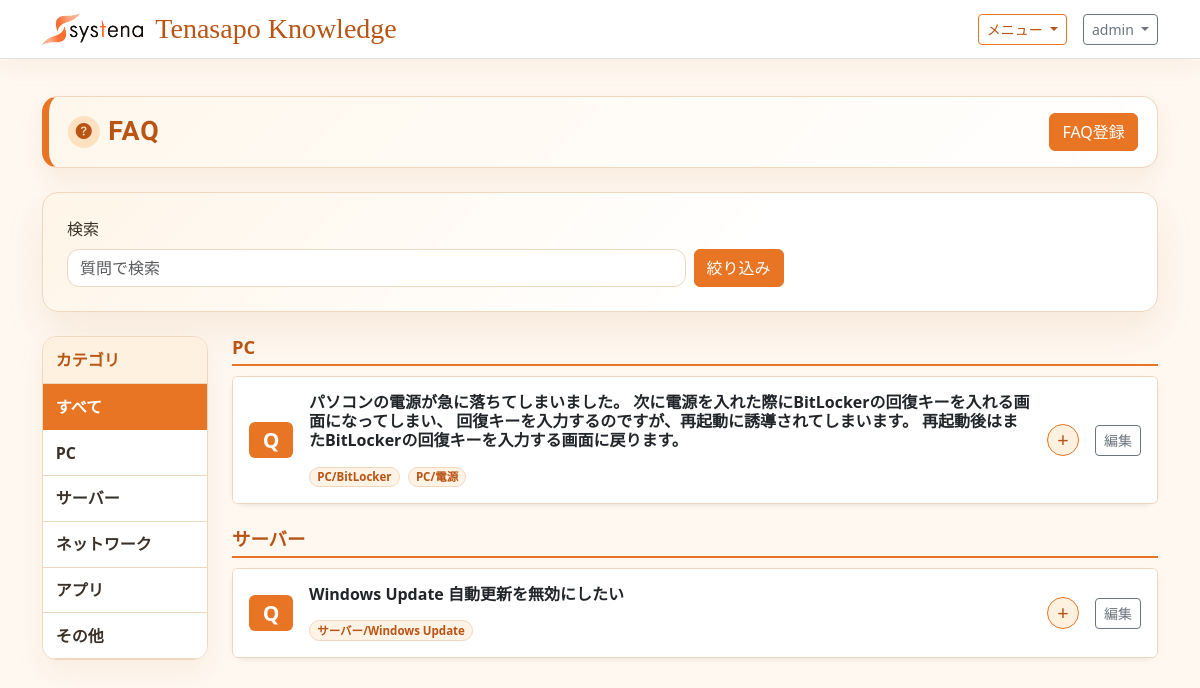
The app's page /faq/ (signed in) with its own data.
### tenasapo_knowledge/models.py (models this page shows, shortened)
class KnowledgeArticle(models.Model):
    title = models.CharField('タイトル', max_length=200)
    category = models.CharField('カテゴリ', max_length=120, blank=True)
    customer = models.ForeignKey(
        Customer,
        on_delete=models.SET_NULL,
        null=True,
        blank=True,
        related_name='articles',
        verbose_name='顧客',
    )
    summary = models.TextField('概要', blank=True)
    body = models.TextField('本文')
    is_published = models.BooleanField('公開', default=True)
    is_approved = models.BooleanField('承認済み', default=True)
    visible_to_customer = models.BooleanField('カスタマーユーザー向け表示', default=True)
    visible_to_systena = models.BooleanField('システナユーザー向け表示', default=True)
    answer_view_count = models.PositiveIntegerField('回答表示回数', default=0)
    published_at = models.DateTimeField('公開日時', default=timezone.now)
    source_published_at = models.DateField('ソース公開日', null=True, blank=True)
    created_by = models.ForeignKey(
        settings.AUTH_USER_MODEL,
        on_delete=models.SET_NULL,
        null=True,
        blank=True,
        related_name='created_knowledge_articles',
        verbose_name='作成者',
    )
    created_by_name = models.CharField('投稿者名', max_length=150, blank=True)
    approved_by = models.ForeignKey(
        settings.AUTH_USER_MODEL,
        on_delete=models.SET_NULL,
        null=True,
        blank=True,
        related_name='approved_knowledge_articles',
        verbose_name='承認者',
    )
    approved_by_name = models.CharField('承認者名', max_length=150, blank=True)
    created_at = models.DateTimeField('作成日時', auto_now_add=True)
    updated_at = models.DateTimeField('更新日時', auto_now=True)
    class Meta:
        verbose_name = 'ナレッジ記事'
        verbose_name_plural = 'ナレッジ記事'
        ordering = ['-published_at', '-created_at']

### tenasapo_knowledge/views.py (the view, shortened to what this page needs)
# urls.py: path('faq/', ArticleListView.as_view(), name='article_list'),
class ArticleListView(ListView):
    model = KnowledgeArticle
    template_name = 'tenasapo_knowledge/article_list.html'
    context_object_name = 'articles'
    def dispatch(self, request, *args, **kwargs):
        record_view_history(
            request,
            'FAQ一覧',
            search_query=request.GET.get('q', '')[:200],
            parent_category=request.GET.get('parent_category', '')[:120],
            category=request.GET.get('category', '')[:120],
        )
        return super().dispatch(request, *args, **kwargs)
    def get_queryset(self):
        queryset = (
            KnowledgeArticle.objects.select_related('customer', 'created_by', 'approved_by')
            .prefetch_related('attachments')
            .filter(is_published=True)
            .annotate(good_count=Count('goods'))
        )
        user = self.request.user
        is_systena_user = in_group(user, SYSTENA_GROUP_NAME)
        is_reviewer_user = in_group(user, REVIEWER_GROUP_NAME)
        if (
            not (user.is_authenticated and (user.is_staff or user.is_superuser))
            and not is_systena_user
            and not is_reviewer_user
        ):
            queryset = queryset.filter(visible_to_customer=True)
            if FAQ_APPROVAL_ENABLED:
                queryset = queryset.filter(is_approved=True)
        query = self.request.GET.get('q')
        if query:
            queryset = queryset.filter(title__icontains=query)
        parent_category = self.request.GET.get('parent_category')
        category = self.request.GET.get('category')
        return queryset.distinct()
    def get_context_data(self, **kwargs):
        context = super().get_context_data(**kwargs)
        can_view_approval_meta = in_group(self.request.user, SYSTENA_GROUP_NAME)
        context['can_use_good'] = is_customer_user(self.request.user)
        context['can_edit_article'] = can_edit_article(self.request.user)
        context['can_view_approval_meta'] = can_view_approval_meta
        liked_article_ids = set(
            ArticleGood.objects.filter(
                user=self.request.user,
                article_id__in=[article.id for article in context['articles']],
            ).values_list('article_id', flat=True)
        )
        for article in context['articles']:
            article.is_gooded = article.id in liked_article_ids
            article.creator_display_name = article.created_by_name or (
                article.created_by.get_username() if article.created_by else ''
            )
            article.approver_display_name = article.approved_by_name or (
                article.approved_by.get_username() if article.approved_by else ''
            )
            article.category_chips = self.split_categories(article.category)
            ordered_attachments = sorted(
                article.attachments.all(),
                key=lambda attachment: (attachment.uploaded_at, attachment.id),
            )
            article.question_images = [
                attachment
                for attachment in ordered_attachments
                if attachment.placement == ArticleAttachment.PLACEMENT_QUESTION
            ]
            article.answer_images = [
                attachment
                for attachment in ordered_attachments
                if attachment.placement == ArticleAttachment.PLACEMENT_ANSWER
            ]
            article.file_attachments = [
                attachment
                for attachment in ordered_attachments
                if attachment.placement == ArticleAttachment.PLACEMENT_ATTACHMENT
            ]
        selected_parent = self.request.GET.get('parent_category', '')
        selected_category = self.request.GET.get('category', '')
        if selected_category and not selected_parent:
            selected_parent = self.parent_category_name(selected_category)
        context['parent_categories'] = self.available_parent_category_groups()
        context['selected_parent_category'] = selected_parent
        context['selected_category'] = selected_category
        context['grouped_articles'] = self.group_articles(context['articles'], selected_parent)
        context['query'] = self.request.GET.get('q', '')
        return context
    @staticmethod
    def split_categories(value):
        return [category.strip() for category in (value or '').split(',') if category.strip()]
    @staticmethod
    def parent_category_name(category):
        if '/' in category:
            return category.split('/', 1)[0].strip()
        return category.strip() or '未分類'
    @classmethod
    def article_parent_categories(cls, article):
        parent_names = [
            cls.parent_category_name(category)
            for category in cls.split_categories(article.category)
        ]
        return list(dict.fromkeys(parent_names or ['未分類']))
    @classmethod
    def available_parent_categories(cls):
        parent_categories = [
            parent_name
            for parent_name, _ in FAQCategoryCreateForm.PARENT_CATEGORY_CHOICES
        ]
        parent_categories.extend(
            FAQCategory.objects.values_list('parent_name', flat=True).distinct()
        )
        for category_text in KnowledgeArticle.objects.filter(is_published=True).values_list('category', flat=True):
            parent_categories.extend(
                cls.parent_category_name(category)
                for category in cls.split_categories(category_text)
            )
        return list(dict.fromkeys(parent_categories))
    @classmethod
    def available_parent_category_groups(cls):
        child_categories = {}
        for parent_name in cls.available_parent_categories():
            child_categories.setdefault(parent_name, [])
        for category in FAQCategory.objects.order_by('parent_name', 'child_name'):
            child_categories.setdefault(category.parent_name, []).append(
                {
                    'name': category.child_name,
                    'full_name': category.full_name,
                }
            )
        for category_text in KnowledgeArticle.objects.filter(is_published=True).values_list('category', flat=True):
            for category_name in cls.split_categories(category_text):
                parent_name = cls.parent_category_name(category_name)
                child_name = category_name.split('/', 1)[1].strip() if '/' in category_name else category_name
                child_categories.setdefault(parent_name, []).append(
                    {
                        'name': child_name,
                        'full_name': category_name,
                    }
                )
        groups = []
        for parent_name, children in child_categories.items():
            unique_children = {}
            for child in children:
                unique_children[child['full_name']] = child
            groups.append(
                {
                    'name': parent_name,
                    'children': list(unique_children.values()),
                }
            )
        return groups
    @classmethod
    def group_articles(cls, articles, selected_parent=''):
        grouped_articles = []
        parent_categories = [selected_parent] if selected_parent else cls.available_parent_categories()
        for parent_category in parent_categories:
            matched_articles = [
                article
                for article in articles
                if parent_category in cls.article_parent_categories(article)
            ]
            if matched_articles:
                grouped_articles.append(
                    {
                        'parent_name': parent_category,
                        'articles': matched_articles,
                    }
                )
        return grouped_articles

### tenasapo_knowledge/templates/tenasapo_knowledge/article_list.html (shortened to what this page needs)
{% extends "base.html" %}
{% load article_extras %}
{% block content %}
<div class="page-title-panel mb-4">
    <div class="d-flex flex-column flex-md-row justify-content-between align-items-md-center gap-3">
        <div>
            <h1 class="page-title-main mb-0 d-flex align-items-center gap-2">
                <span class="page-title-icon"><i class="bi bi-question-circle-fill"></i></span>FAQ
            </h1>
        </div>
        {% if user.is_staff or user.is_superuser %}
            <a class="btn btn-primary" href="{% url 'article_create' %}">FAQ登録</a>
        {% endif %}
    </div>
</div>
<div class="home-panel p-4 mb-4">
    <form class="row gy-2 gx-2 align-items-end" method="get">
        <div class="col-12 col-md-7">
            <label class="form-label" for="q">検索</label>
            <input class="form-control" id="q" type="search" name="q" value="{{ query }}" placeholder="質問で検索">
        </div>
        <div class="col-12 col-md-auto">
            <button class="btn btn-primary" type="submit">絞り込み</button>
        </div>
    </form>
</div>
<div class="row g-4 align-items-start">
    <aside class="col-12 col-lg-2">
        <div class="category-sidebar">
            <div class="category-sidebar-title">カテゴリ</div>
            <div class="list-group list-group-flush">
                <a
                    class="list-group-item category-sidebar-link {% if not selected_parent_category %}active{% endif %}"
                    href="?q={{ query|urlencode }}"
                >
                    すべて
                </a>
                {% for parent_category in parent_categories %}
                    <a
                        class="list-group-item category-sidebar-link category-sidebar-toggle {% if selected_parent_category == parent_category.name %}active{% endif %}"
                        href="?q={{ query|urlencode }}&parent_category={{ parent_category.name|urlencode }}"
                        aria-expanded="{% if selected_parent_category == parent_category.name %}true{% else %}false{% endif %}"
                        aria-controls="categoryChildren{{ forloop.counter }}"
                    >
                        {{ parent_category.name }}
                    </a>
                {% endfor %}
            </div>
        </div>
    </aside>
    <section class="col-12 col-lg-10">
        {% if grouped_articles %}
            <div class="faq-group-list">
                {% for group in grouped_articles %}
                    <section class="faq-group">
                        <h2 class="faq-group-title">{{ group.parent_name }}</h2>
                        <div class="accordion shadow-sm" id="faqAccordion{{ forloop.counter }}">
                            {% for article in group.articles %}
                                <article class="accordion-item faq-item">
                                    <h3 class="accordion-header" id="faqHeading{{ forloop.parentloop.counter }}{{ article.id }}">
                                        <div class="faq-question d-flex align-items-center gap-3 p-3">
                                            <span class="badge text-bg-primary flex-shrink-0">Q</span>
                                            <div class="flex-grow-1">
                                                <div class="faq-question-title fw-semibold">{{ article.title|render_inline_images:article.question_images }}</div>
                                                {% if article.category_chips %}
                                                    <div class="d-flex flex-wrap gap-2 mt-2">
                                                        {% for category in article.category_chips %}
                                                            <span class="badge faq-category-chip">{{ category }}</span>
                                                        {% endfor %}
                                                    </div>
                                                {% endif %}
                                            </div>
                                            <button
                                                class="btn btn-outline-primary btn-sm rounded-circle faq-toggle collapsed flex-shrink-0"
                                                type="button"
                                                data-bs-toggle="collapse"
                                                data-bs-target="#faqPanel{{ forloop.parentloop.counter }}{{ article.id }}"
                                                aria-expanded="false"
                                                aria-controls="faqPanel{{ forloop.parentloop.counter }}{{ article.id }}"
                                                aria-label="回答を表示"
                                            ></button>
                                            {% if can_edit_article %}
                                                <a class="btn btn-outline-secondary btn-sm flex-shrink-0" href="{% url 'article_edit' article.id %}">編集</a>
                                            {% endif %}
                                        </div>
                                    </h3>
                                </article>
                            {% endfor %}
                        </div>
                    </section>
                {% endfor %}
            </div>
        {% else %}
            <div class="alert alert-info" role="status">
                表示できるFAQがありません。
            </div>
        {% endif %}
    </section>
</div>
{% endblock %}

### templates/base.html (shortened to what this page needs)
{% load static %}
<!doctype html>
<html lang="ja">
<head>
    <link href="https://cdn.jsdelivr.net/npm/bootstrap@5.3.3/dist/css/bootstrap.min.css" rel="stylesheet">
    <link href="https://cdn.jsdelivr.net/npm/bootstrap-icons@1.11.3/font/bootstrap-icons.min.css" rel="stylesheet">
</head>
<body>
    <nav class="navbar navbar-expand-lg border-bottom fixed-top">
        <div class="container">
            <a class="navbar-brand brand-title" href="{% url 'home' %}">
                <img class="brand-logo" src="{% static 'systena_logo.png' %}" alt="Systena">
                <span>Tenasapo Knowledge</span>
            </a>
            {% if user.is_authenticated %}
                <div class="d-flex align-items-center gap-3">
                    <div class="dropdown">
                        <button class="btn btn-outline-primary btn-sm dropdown-toggle" type="button" data-bs-toggle="dropdown" aria-expanded="false">
                            メニュー
                        </button>
                    </div>
                    <div class="dropdown">
                        <button class="btn btn-outline-secondary btn-sm dropdown-toggle" type="button" data-bs-toggle="dropdown" aria-expanded="false">
                            {{ user.get_username }}
                        </button>
                    </div>
                </div>
            {% endif %}
        </div>
    </nav>
    <main class="container py-4">
        {% block content %}{% endblock %}
    </main>
</body>
</html>

### records on screen
KnowledgeArticle: title|render_inline_images "パソコンの電源が急に落ちてしまいました。 次に電源を入れた際にBitLockerの回復キーを入れる画面になってしまい、 回復キーを入力するのですが、再起動に誘導されてしまいます。 再起動後はまたBitLockerの回復キーを入力する画面に戻ります。", category_chips "PC/BitLocker" "PC/電源"
KnowledgeArticle: title|render_inline_images "Windows Update 自動更新を無効にしたい", category_chips "サーバー/Windows Update"

### other values on screen
{{ user.get_username }} "admin"
{{ parent_category.name }} "PC" "サーバー" "ネットワーク" "アプリ" "その他"
{{ group.parent_name }} "PC" "サーバー"
